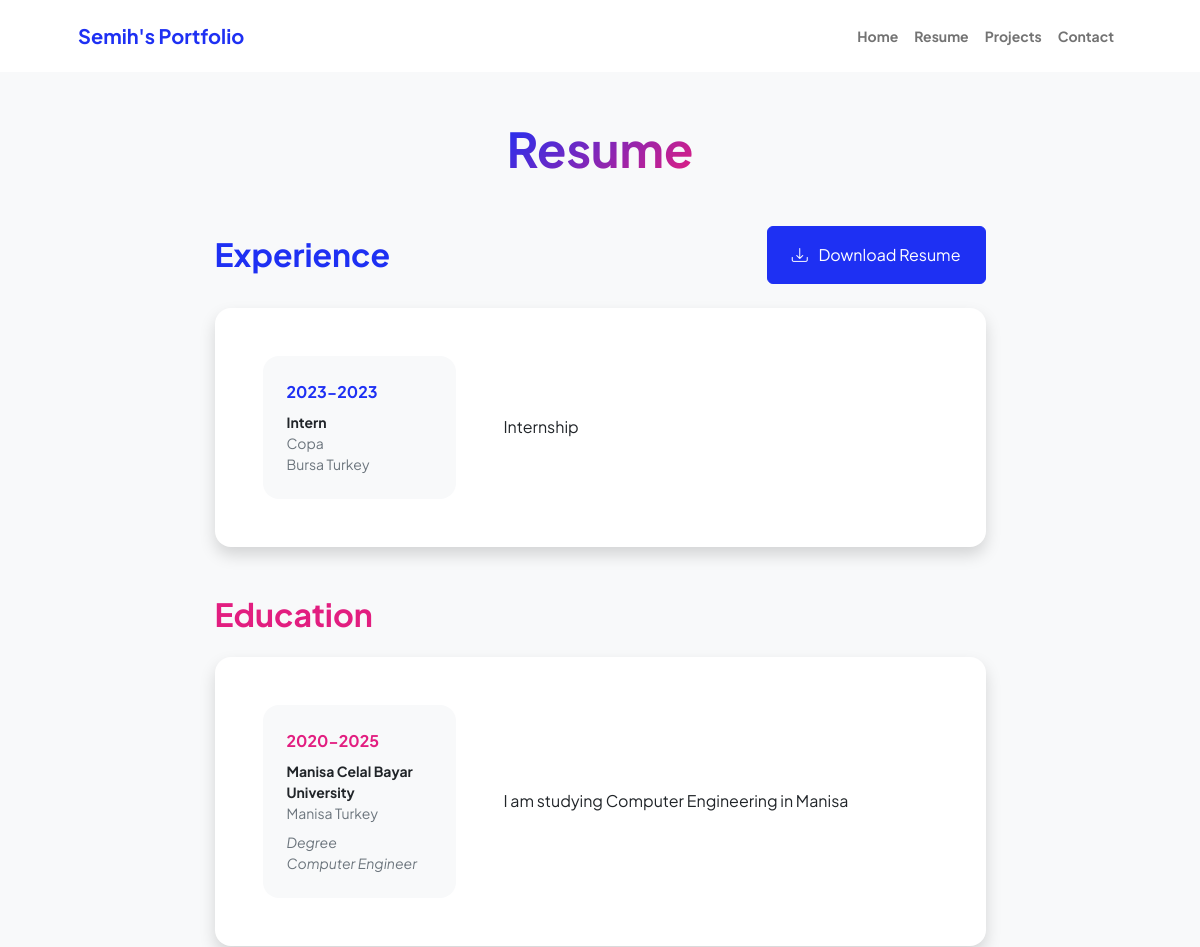
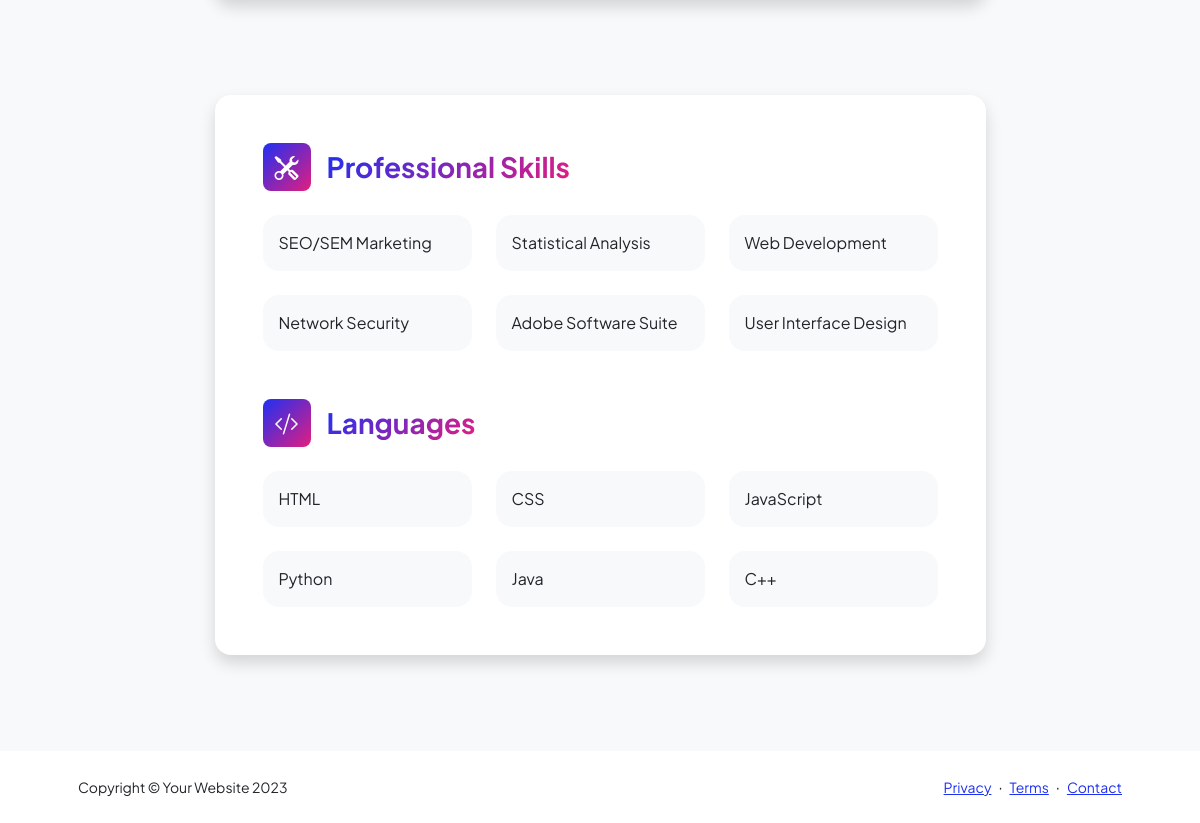
/resume, run on the app's committed database (2 pictures, top to bottom).
### main.py (models this page shows)
class experienceSection(db.Model):
  id: Mapped[int] = mapped_column(Integer,primary_key=True)
  year: Mapped[str] = mapped_column(String)
  status: Mapped[str] = mapped_column(String)
  job_place: Mapped[str] = mapped_column(String)
  address: Mapped[str] = mapped_column(String)
  description: Mapped[str] = mapped_column(String)

class educationSection(db.Model):
  id: Mapped[int] = mapped_column(Integer,primary_key=True)
  year: Mapped[str] = mapped_column(String)
  college: Mapped[str] = mapped_column(String)
  license: Mapped[str] = mapped_column(String)
  address: Mapped[str] = mapped_column(String)
  job: Mapped[str] = mapped_column(String)
  description: Mapped[str] = mapped_column(String)

### main.py (the view)
@app.route("/resume")
def resume():
  results = db.session.execute(db.Select(experienceSection))
  experiences = results.scalars().all()
  results2 = db.session.execute(db.Select(educationSection))
  educations = results2.scalars().all()
  return render_template("resume.html",experiences=experiences,educations=educations,current_user=session)

### templates/resume.html (shortened to what this page needs)
{%block content%}
{%include "base.html"%}
            <div class="container px-5 my-5">
                <div class="text-center mb-5">
                    <h1 class="display-5 fw-bolder mb-0"><span class="text-gradient d-inline">Resume</span></h1>
                </div>
                <div class="row gx-5 justify-content-center">
                    <div class="col-lg-11 col-xl-9 col-xxl-8">
                        <section>
                            <div class="d-flex align-items-center justify-content-between mb-4">
                                <h2 class="text-primary fw-bolder mb-0">Experience</h2>
                                <a class="btn btn-primary px-4 py-3" href="#!">
                                    <div class="d-inline-block bi bi-download me-2"></div>
                                    Download Resume
                                </a>
                            </div>
                            {%for experience in experiences: %}
                            <div class="card shadow border-0 rounded-4 mb-5">
                                <div class="card-body p-5">
                                    <div class="row align-items-center gx-5">
                                        <div class="col text-center text-lg-start mb-4 mb-lg-0">
                                            <div class="bg-light p-4 rounded-4">
                                                <div class="text-primary fw-bolder mb-2">{{experience.year}}</div>
                                                <div class="small fw-bolder">{{experience.status}}</div>
                                                <div class="small text-muted">{{experience.job_place}}</div>
                                                <div class="small text-muted">{{experience.address}}</div>
                                            </div>
                                        </div>
                                        <div class="col-lg-8"><div>{{experience.description}}</div></div>
                                    </div>
                                </div>
                            </div>
                            {%endfor%}
                        </section>
                        <section>
                            <h2 class="text-secondary fw-bolder mb-4">Education</h2>
                            {%for education in educations: %}
                            <div class="card shadow border-0 rounded-4 mb-5">
                                <div class="card-body p-5">
                                    <div class="row align-items-center gx-5">
                                        <div class="col text-center text-lg-start mb-4 mb-lg-0">
                                            <div class="bg-light p-4 rounded-4">
                                                <div class="text-secondary fw-bolder mb-2">{{education.year}}</div>
                                                <div class="mb-2">
                                                    <div class="small fw-bolder">{{education.college}}</div>
                                                    <div class="small text-muted">{{education.address}}</div>
                                                </div>
                                                <div class="fst-italic">
                                                    <div class="small text-muted">{{education.license}}</div>
                                                    <div class="small text-muted">{{education.job}}</div>
                                                </div>
                                            </div>
                                        </div>
                                        <div class="col-lg-8"><div>{{education.description}}</div></div>
                                    </div>
                                </div>
                            </div>
                            {%endfor%}
                        </section>
                        <div class="pb-5"></div>
                        <section>
                            <div class="card shadow border-0 rounded-4 mb-5">
                                <div class="card-body p-5">
                                    <div class="mb-5">
                                        <div class="d-flex align-items-center mb-4">
                                            <div class="feature bg-primary bg-gradient-primary-to-secondary text-white rounded-3 me-3"><i class="bi bi-tools"></i></div>
                                            <h3 class="fw-bolder mb-0"><span class="text-gradient d-inline">Professional Skills</span></h3>
                                        </div>
                                        <div class="row row-cols-1 row-cols-md-3 mb-4">
                                            <div class="col mb-4 mb-md-0"><div class="d-flex align-items-center bg-light rounded-4 p-3 h-100">SEO/SEM Marketing</div></div>
                                            <div class="col mb-4 mb-md-0"><div class="d-flex align-items-center bg-light rounded-4 p-3 h-100">Statistical Analysis</div></div>
                                            <div class="col"><div class="d-flex align-items-center bg-light rounded-4 p-3 h-100">Web Development</div></div>
                                        </div>
                                        <div class="row row-cols-1 row-cols-md-3">
                                            <div class="col mb-4 mb-md-0"><div class="d-flex align-items-center bg-light rounded-4 p-3 h-100">Network Security</div></div>
                                            <div class="col mb-4 mb-md-0"><div class="d-flex align-items-center bg-light rounded-4 p-3 h-100">Adobe Software Suite</div></div>
                                            <div class="col"><div class="d-flex align-items-center bg-light rounded-4 p-3 h-100">User Interface Design</div></div>
                                        </div>
                                    </div>
                                    <div class="mb-0">
                                        <div class="d-flex align-items-center mb-4">
                                            <div class="feature bg-primary bg-gradient-primary-to-secondary text-white rounded-3 me-3"><i class="bi bi-code-slash"></i></div>
                                            <h3 class="fw-bolder mb-0"><span class="text-gradient d-inline">Languages</span></h3>
                                        </div>
                                        <div class="row row-cols-1 row-cols-md-3 mb-4">
                                            <div class="col mb-4 mb-md-0"><div class="d-flex align-items-center bg-light rounded-4 p-3 h-100">HTML</div></div>
                                            <div class="col mb-4 mb-md-0"><div class="d-flex align-items-center bg-light rounded-4 p-3 h-100">CSS</div></div>
                                            <div class="col"><div class="d-flex align-items-center bg-light rounded-4 p-3 h-100">JavaScript</div></div>
                                        </div>
                                        <div class="row row-cols-1 row-cols-md-3">
                                            <div class="col mb-4 mb-md-0"><div class="d-flex align-items-center bg-light rounded-4 p-3 h-100">Python</div></div>
                                            <div class="col mb-4 mb-md-0"><div class="d-flex align-items-center bg-light rounded-4 p-3 h-100">Java</div></div>
                                            <div class="col"><div class="d-flex align-items-center bg-light rounded-4 p-3 h-100">C++</div></div>
                                        </div>
                                    </div>
                                </div>
                            </div>
                        </section>
                    </div>
                </div>
            </div>
{%include "footer.html"%} {%endblock%}

### templates/base.html (shortened to what this page needs)
<!DOCTYPE html>
<html lang="en">
  <head>
    {{bootstrap.load_css()}}
    <link
      href="https://cdn.jsdelivr.net/npm/bootstrap-icons@1.8.1/font/bootstrap-icons.css"
      rel="stylesheet"
    />
    <link href="static/css/styles.css" rel="stylesheet" />
  </head>
  <body class="d-flex flex-column h-100 bg-light">
    <main class="flex-shrink-0">
      <nav class="navbar navbar-expand-lg navbar-light bg-white py-3">
        <div class="container px-5">
          <a class="navbar-brand" href="{{url_for('home')}}"
            ><span class="fw-bolder text-primary">Semih's Portfolio</span></a
          >
          <div class="collapse navbar-collapse" id="navbarSupportedContent">
            <ul class="navbar-nav ms-auto mb-2 mb-lg-0 small fw-bolder">
              <li class="nav-item">
                <a class="nav-link" href="{{url_for('home')}}">Home</a>
              </li>
              <li class="nav-item">
                <a class="nav-link" href="{{url_for('resume')}}">Resume</a>
              </li>
              <li class="nav-item">
                <a class="nav-link" href="{{url_for('projects')}}">Projects</a>
              </li>
              <li class="nav-item">
                <a class="nav-link" href="{{url_for('contact')}}">Contact</a>
              </li>
            </ul>
          </div>
        </div>
      </nav>
    </main>
  </body>
</html>

### templates/footer.html (shortened to what this page needs)
<footer class="bg-white py-4 mt-auto">
  <div class="container px-5">
      <div class="row align-items-center justify-content-between flex-column flex-sm-row">
          <div class="col-auto"><div class="small m-0">Copyright &copy; Your Website 2023</div></div>
          <div class="col-auto">
              <a class="small" href="#!">Privacy</a>
              <span class="mx-1">&middot;</span>
              <a class="small" href="#!">Terms</a>
              <span class="mx-1">&middot;</span>
              <a class="small" href="#!">Contact</a>
          </div>
      </div>
  </div>
</footer>
</body>
</html>

### data on the page
experienceSection: year "2023-2023", status "Intern", job_place "Copa", address "Bursa Turkey", description "Internship"
educationSection: year "2020-2025", college "Manisa Celal Bayar University", address "Manisa Turkey", license "Degree", job "Computer Engineer", description "I am studying Computer Engineering in Manisa"
